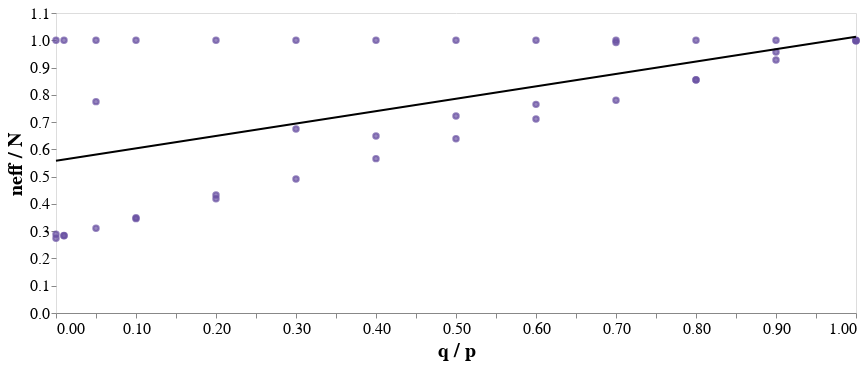

Notebook code for this chart:
### Code cell
chart + chart.transform_regression('q / p', 'neff / N').mark_line()

### Figure 1 — Vega specification as saved in the notebook (floating-point values rounded to 4 significant figures)
{"$schema": "https://vega.github.io/schema/vega/v5.json", "data": [{"name": "source_0", "values": [{"p": 0.03, "q": 0.0, "q_frac": 0.0, "peff": 0.02843, "Neff": 289.0, "bounds": "not fixed", "measure": "hsize", "q / p": 0.0, "peff / p": 0.9476, "neff / Nedges": 1.445, "neff / N": 0.289}, {"p": 0.03, "q": 0.0, "q_frac": 0.0, "peff": 0.008215, "Neff": 1000.0, "bounds": "n Fixed", "measure": "hsize", "q / p": 0.0, "peff / p": 0.2738, "neff / Nedges": 5.0, "neff / N": 1.0}, {"p": 0.03, "q": 0.0, "q_frac": 0.0, "peff": 0.03, "Neff": 274.0, "bounds": "p Fixed", "measure": "hsize", "q / p": 0.0, "peff / p": 1.0, "neff / Nedges": 1.37, "neff / N": 0.274}, {"p": 0.03, "q": 0.003, "q_frac": 0.1, "peff": 0.02986, "Neff": 349.0, "bounds": "not fixed", "measure": "hsize", "q / p": 0.1, "peff / p": 0.9953, "neff / Nedges": 1.745, "neff / N": 0.349}, {"p": 0.03, "q": 0.003, "q_frac": 0.1, "peff": 0.01042, "Neff": 1000.0, "bounds": "n Fixed", "measure": "hsize", "q / p": 0.1, "peff / p": 0.3474, "neff / Nedges": 5.0, "neff / N": 1.0}, {"p": 0.03, "q": 0.003, "q_frac": 0.1, "peff": 0.03, "Neff": 346.0, "bounds": "p Fixed", "measure": "hsize", "q / p": 0.1, "peff / p": 1.0, "neff / Nedges": 1.73, "neff / N": 0.346}, {"p": 0.03, "q": 0.006, "q_frac": 0.2, "peff": 0.02906, "Neff": 433.0, "bounds": "not fixed", "measure": "hsize", "q / p": 0.2, "peff / p": 0.9686, "neff / Nedges": 2.165, "neff / N": 0.433}, {"p": 0.03, "q": 0.006, "q_frac": 0.2, "peff": 0.01258, "Neff": 1000.0, "bounds": "n Fixed", "measure": "hsize", "q / p": 0.2, "peff / p": 0.4194, "neff / Nedges": 5.0, "neff / N": 1.0}, {"p": 0.03, "q": 0.006, "q_frac": 0.2, "peff": 0.03, "Neff": 419.0, "bounds": "p Fixed", "measure": "hsize", "q / p": 0.2, "peff / p": 1.0, "neff / Nedges": 2.095, "neff / N": 0.419}, {"p": 0.03, "q": 0.009, "q_frac": 0.3, "peff": 0.02182, "Neff": 675.0, "bounds": "not fixed", "measure": "hsize", "q / p": 0.3, "peff / p": 0.7274, "neff / Nedges": 3.375, "neff / N": 0.675}, {"p": 0.03, "q": 0.009, "q_frac": 0.3, "peff": 0.01473, "Neff": 1000.0, "bounds": "n Fixed", "measure": "hsize", "q / p": 0.3, "peff / p": 0.491, "neff / Nedges": 5.0, "neff / N": 1.0}, {"p": 0.03, "q": 0.009, "q_frac": 0.3, "peff": 0.03, "Neff": 491.0, "bounds": "p Fixed", "measure": "hsize", "q / p": 0.3, "peff / p": 1.0, "neff / Nedges": 2.455, "neff / N": 0.491}, {"p": 0.03, "q": 0.012, "q_frac": 0.4, "peff": 0.02617, "Neff": 649.0, "bounds": "not fixed", "measure": "hsize", "q / p": 0.4, "peff / p": 0.8722, "neff / Nedges": 3.245, "neff / N": 0.649}, {"p": 0.03, "q": 0.012, "q_frac": 0.4, "peff": 0.01698, "Neff": 1000.0, "bounds": "n Fixed", "measure": "hsize", "q / p": 0.4, "peff / p": 0.5661, "neff / Nedges": 5.0, "neff / N": 1.0}, {"p": 0.03, "q": 0.012, "q_frac": 0.4, "peff": 0.03, "Neff": 566.0, "bounds": "p Fixed", "measure": "hsize", "q / p": 0.4, "peff / p": 1.0, "neff / Nedges": 2.83, "neff / N": 0.566}, {"p": 0.03, "q": 0.015, "q_frac": 0.5, "peff": 0.02654, "Neff": 722.0, "bounds": "not fixed", "measure": "hsize", "q / p": 0.5, "peff / p": 0.8848, "neff / Nedges": 3.61, "neff / N": 0.722}, {"p": 0.03, "q": 0.015, "q_frac": 0.5, "peff": 0.01916, "Neff": 1000.0, "bounds": "n Fixed", "measure": "hsize", "q / p": 0.5, "peff / p": 0.6388, "neff / Nedges": 5.0, "neff / N": 1.0}, {"p": 0.03, "q": 0.015, "q_frac": 0.5, "peff": 0.03, "Neff": 639.0, "bounds": "p Fixed", "measure": "hsize", "q / p": 0.5, "peff / p": 1.0, "neff / Nedges": 3.195, "neff / N": 0.639}, {"p": 0.03, "q": 0.018, "q_frac": 0.6, "peff": 0.02788, "Neff": 765.0, "bounds": "not fixed", "measure": "hsize", "q / p": 0.6, "peff / p": 0.9292, "neff / Nedges": 3.825, "neff / N": 0.765}, {"p": 0.03, "q": 0.018, "q_frac": 0.6, "peff": 0.02128, "Neff": 1000.0, "bounds": "n Fixed", "measure": "hsize", "q / p": 0.6, "peff / p": 0.7094, "neff / Nedges": 5.0, "neff / N": 1.0}, {"p": 0.03, "q": 0.018, "q_frac": 0.6, "peff": 0.03, "Neff": 711.0, "bounds": "p Fixed", "measure": "hsize", "q / p": 0.6, "peff / p": 1.0, "neff / Nedges": 3.555, "neff / N": 0.711}, {"p": 0.03, "q": 0.021, "q_frac": 0.7, "peff": 0.02362, "Neff": 992.0, "bounds": "not fixed", "measure": "hsize", "q / p": 0.7, "peff / p": 0.7874, "neff / Nedges": 4.96, "neff / N": 0.992}, {"p": 0.03, "q": 0.021, "q_frac": 0.7, "peff": 0.02343, "Neff": 1000.0, "bounds": "n Fixed", "measure": "hsize", "q / p": 0.7, "peff / p": 0.7811, "neff / Nedges": 5.0, "neff / N": 1.0}, {"p": 0.03, "q": 0.021, "q_frac": 0.7, "peff": 0.03, "Neff": 780.0, "bounds": "p Fixed", "measure": "hsize", "q / p": 0.7, "peff / p": 1.0, "neff / Nedges": 3.9, "neff / N": 0.78}, {"p": 0.03, "q": 0.024, "q_frac": 0.8, "peff": 0.02998, "Neff": 855.0, "bounds": "not fixed", "measure": "hsize", "q / p": 0.8, "peff / p": 0.9993, "neff / Nedges": 4.275, "neff / N": 0.855}, {"p": 0.03, "q": 0.024, "q_frac": 0.8, "peff": 0.02563, "Neff": 1000.0, "bounds": "n Fixed", "measure": "hsize", "q / p": 0.8, "peff / p": 0.8544, "neff / Nedges": 5.0, "neff / N": 1.0}, {"p": 0.03, "q": 0.024, "q_frac": 0.8, "peff": 0.03, "Neff": 854.0, "bounds": "p Fixed", "measure": "hsize", "q / p": 0.8, "peff / p": 1.0, "neff / Nedges": 4.27, "neff / N": 0.854}, {"p": 0.03, "q": 0.027, "q_frac": 0.9, "peff": 0.02908, "Neff": 957.0, "bounds": "not fixed", "measure": "hsize", "q / p": 0.9, "peff / p": 0.9694, "neff / Nedges": 4.785, "neff / N": 0.957}, {"p": 0.03, "q": 0.027, "q_frac": 0.9, "peff": 0.02783, "Neff": 1000.0, "bounds": "n Fixed", "measure": "hsize", "q / p": 0.9, "peff / p": 0.9277, "neff / Nedges": 5.0, "neff / N": 1.0}, {"p": 0.03, "q": 0.027, "q_frac": 0.9, "peff": 0.03, "Neff": 928.0, "bounds": "p Fixed", "measure": "hsize", "q / p": 0.9, "peff / p": 1.0, "neff / Nedges": 4.64, "neff / N": 0.928}, {"p": 0.03, "q": 0.03, "q_frac": 1.0, "peff": 0.02996, "Neff": 999.0, "bounds": "not fixed", "measure": "hsize", "q / p": 1.0, "peff / p": 0.9988, "neff / Nedges": 4.995, "neff / N": 0.999}, {"p": 0.03, "q": 0.03, "q_frac": 1.0, "peff": 0.02994, "Neff": 1000.0, "bounds": "n Fixed", "measure": "hsize", "q / p": 1.0, "peff / p": 0.9978, "neff / Nedges": 5.0, "neff / N": 1.0}, {"p": 0.03, "q": 0.03, "q_frac": 1.0, "peff": 0.03, "Neff": 997.0, "bounds": "p Fixed", "measure": "hsize", "q / p": 1.0, "peff / p": 1.0, "neff / Nedges": 4.985, "neff / N": 0.997}, {"p": 0.03, "q": 0.0003, "q_frac": 0.01, "peff": 0.02981, "Neff": 284.0, "bounds": "not fixed", "measure": "hsize", "q / p": 0.01, "peff / p": 0.9936, "neff / Nedges": 1.42, "neff / N": 0.284}, {"p": 0.03, "q": 0.0003, "q_frac": 0.01, "peff": 0.008466, "Neff": 1000.0, "bounds": "n Fixed", "measure": "hsize", "q / p": 0.01, "peff / p": 0.2822, "neff / Nedges": 5.0, "neff / N": 1.0}, {"p": 0.03, "q": 0.0003, "q_frac": 0.01, "peff": 0.03, "Neff": 283.0, "bounds": "p Fixed", "measure": "hsize", "q / p": 0.01, "peff / p": 1.0, "neff / Nedges": 1.415, "neff / N": 0.283}, {"p": 0.03, "q": 0.0015, "q_frac": 0.05, "peff": 0.01203, "Neff": 775.0, "bounds": "not fixed", "measure": "hsize", "q / p": 0.05, "peff / p": 0.401, "neff / Nedges": 3.875, "neff / N": 0.775}, {"p": 0.03, "q": 0.0015, "q_frac": 0.05, "peff": 0.009329, "Neff": 1000.0, "bounds": "n Fixed", "measure": "hsize", "q / p": 0.05, "peff / p": 0.311, "neff / Nedges": 5.0, "neff / N": 1.0}, {"p": 0.03, "q": 0.0015, "q_frac": 0.05, "peff": 0.03, "Neff": 311.0, "bounds": "p Fixed", "measure": "hsize", "q / p": 0.05, "peff / p": 1.0, "neff / Nedges": 1.555, "neff / N": 0.311}]}, {"name": "data_0", "values": [{"neff / N": 0.289, "q / p": 0.0}, {"neff / N": 1.0, "q / p": 0.0}, {"neff / N": 0.274, "q / p": 0.0}, {"neff / N": 0.349, "q / p": 0.1}, {"neff / N": 1.0, "q / p": 0.1}, {"neff / N": 0.346, "q / p": 0.1}, {"neff / N": 0.433, "q / p": 0.2}, {"neff / N": 1.0, "q / p": 0.2}, {"neff / N": 0.419, "q / p": 0.2}, {"neff / N": 0.675, "q / p": 0.3}, {"neff / N": 1.0, "q / p": 0.3}, {"neff / N": 0.491, "q / p": 0.3}, {"neff / N": 0.649, "q / p": 0.4}, {"neff / N": 1.0, "q / p": 0.4}, {"neff / N": 0.566, "q / p": 0.4}, {"neff / N": 0.722, "q / p": 0.5}, {"neff / N": 1.0, "q / p": 0.5}, {"neff / N": 0.639, "q / p": 0.5}, {"neff / N": 0.765, "q / p": 0.6}, {"neff / N": 1.0, "q / p": 0.6}, {"neff / N": 0.711, "q / p": 0.6}, {"neff / N": 0.992, "q / p": 0.7}, {"neff / N": 1.0, "q / p": 0.7}, {"neff / N": 0.78, "q / p": 0.7}, {"neff / N": 0.855, "q / p": 0.8}, {"neff / N": 1.0, "q / p": 0.8}, {"neff / N": 0.854, "q / p": 0.8}, {"neff / N": 0.957, "q / p": 0.9}, {"neff / N": 1.0, "q / p": 0.9}, {"neff / N": 0.928, "q / p": 0.9}, {"neff / N": 0.999, "q / p": 1.0}, {"neff / N": 1.0, "q / p": 1.0}, {"neff / N": 0.997, "q / p": 1.0}, {"neff / N": 0.284, "q / p": 0.01}, {"neff / N": 1.0, "q / p": 0.01}, {"neff / N": 0.283, "q / p": 0.01}, {"neff / N": 0.775, "q / p": 0.05}, {"neff / N": 1.0, "q / p": 0.05}, {"neff / N": 0.311, "q / p": 0.05}]}, {"name": "data_1", "source": "source_0", "transform": [{"type": "regression", "y": "neff / N", "x": "q / p", "as": ["q / p", "neff / N"]}, {"type": "project", "fields": ["neff / N", "q / p"]}]}], "marks": [{"type": "symbol", "name": "layer_0_marks", "from": {"data": "data_0"}, "encode": {"update": {"x": {"field": "q / p", "scale": "x"}, "y": {"field": "neff / N", "scale": "y"}, "stroke": {"value": "#6a51a3"}, "opacity": {"value": 0.7}, "description": {"signal": "\"q / p: \" + (format(datum[\"q / p\"], \"\")) + \"; neff / N: \" + (format(datum[\"neff / N\"], \"\"))"}, "ariaRoleDescription": {"value": "point"}, "fill": {"value": "#6a51a3"}}}, "style": ["point"]}, {"type": "line", "name": "layer_1_marks", "from": {"data": "data_1"}, "sort": {"field": "datum[\"q / p\"]"}, "encode": {"update": {"y": {"field": "neff / N", "scale": "y"}, "x": {"field": "q / p", "scale": "x"}, "description": {"signal": "\"q / p: \" + (format(datum[\"q / p\"], \"\")) + \"; neff / N: \" + (format(datum[\"neff / N\"], \"\"))"}, "stroke": {"value": "black"}, "defined": {"signal": "isValid(datum[\"q / p\"]) && isFinite(+datum[\"q / p\"]) && isValid(datum[\"neff / N\"]) && isFinite(+datum[\"neff / N\"])"}}}, "style": ["line"]}], "scales": [{"name": "x", "type": "linear", "domain": {"fields": [{"data": "data_0", "field": "q / p"}, {"data": "data_1", "field": "q / p"}]}, "range": [0, {"signal": "width"}], "zero": true, "nice": true}, {"name": "y", "type": "linear", "domain": {"fields": [{"data": "data_0", "field": "neff / N"}, {"data": "data_1", "field": "neff / N"}]}, "range": [{"signal": "height"}, 0], "zero": true, "nice": true}], "axes": [{"scale": "x", "labelFlush": true, "tickCount": {"signal": "ceil(width/40)"}, "labelOverlap": true, "zindex": 0, "grid": false, "orient": "bottom", "title": "q / p"}, {"scale": "y", "orient": "left", "grid": false, "labelOverlap": true, "zindex": 0, "title": "neff / N", "tickCount": {"signal": "ceil(height/40)"}}], "padding": 5, "background": "white", "style": "cell", "height": 300, "config": {"mark": {"fill": "#6a51a3"}, "axisX": {"labelFont": "monospace", "labelFontSize": 16, "titleFontSize": 20, "grid": false}, "axisY": {"domain": false, "grid": false, "labelFont": "monospace", "labelFontSize": 16, "titleFontSize": 20}, "style": {"cell": {"height": 300, "width": 300}, "line": {"fill": null, "stroke": "black"}, "group-title": {"fontSize": 18, "font": "monospace", "fontColor": "#000000"}}}, "width": 800}
